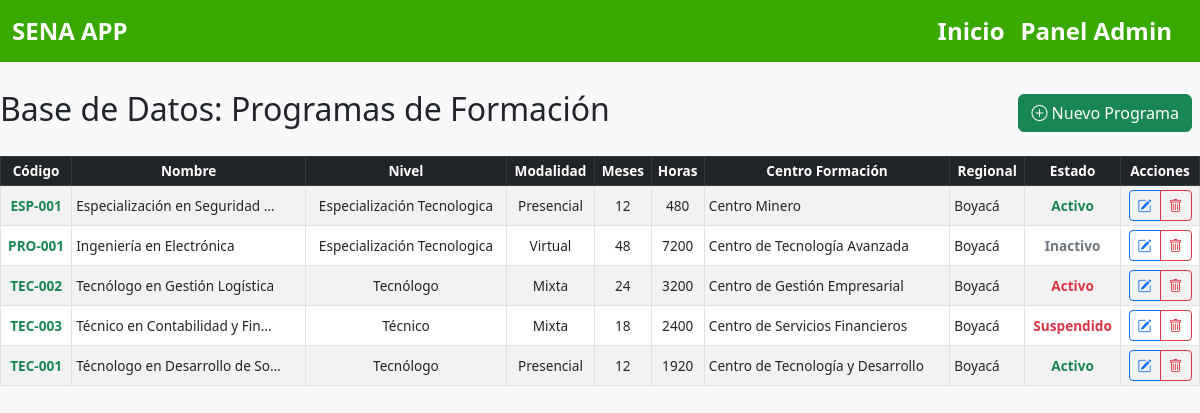
/programas/, run on the app's committed database.
### programas/models.py (models this page shows, shortened)
class Programa(models.Model):
    NIVEL_FORMACION_CHOICES = [
        ('AUX', 'Auxiliar'),
        ('OPE', 'Operario'),
        ('TEC', 'Técnico'),
        ('TGL', 'Tecnólogo'),
        ('ESP', 'Especialización Tecnologica'),
        ('COM', 'Complementario'),
    ]
    MODALIDAD_CHOICES = [
        ('PRE', 'Presencial'),
        ('VIR', 'Virtual'),
        ('MIX', 'Mixta'),
    ]
    MODALIDAD_CHOICES = [
        ('PRE', 'Presencial'),
        ('VIR', 'Virtual'),
        ('MIX', 'Mixta'),
    ]
    ESTADO_CHOICES = [
        ('ACT', 'Activo'),
        ('INA', 'Inactivo'),
        ('SUS', 'Suspendido'),
        ('CAN', 'Cancelado'),
    ]
    codigo = models.CharField(max_length=20, unique=True, verbose_name="Código del Programa")
    nombre = models.CharField(max_length=200, verbose_name="Nombre del Programa")
    nivel_formacion = models.CharField(max_length=3, choices=NIVEL_FORMACION_CHOICES, verbose_name="Nivel de Formación")
    modalidad = models.CharField(max_length=3, choices=MODALIDAD_CHOICES, default='PRE', verbose_name="Modalidad")
    duracion_meses = models.PositiveIntegerField(verbose_name="Duración en Meses")
    duracion_horas = models.PositiveIntegerField(verbose_name="Duración en Horas")
    descripcion = models.TextField(verbose_name="Descripción del Programa")
    competencias = models.TextField(verbose_name="Competencias a Desarrollar")
    perfil_egreso = models.TextField(verbose_name="Perfil de Egreso")
    requisitos_ingreso = models.TextField(verbose_name="Requisitos de Ingreso")
    centro_formacion = models.CharField(max_length=200, verbose_name="Centro de Formación")
    regional = models.CharField(max_length=100, verbose_name="Regional")
    estado = models.CharField(max_length=3, choices=ESTADO_CHOICES, default='ACT', verbose_name="Estado")
    fecha_creacion = models.DateField(verbose_name="Fecha de Creación del Programa")
    fecha_registro = models.DateTimeField(auto_now_add=True, verbose_name="Fecha de Registro")
    class Meta:
        verbose_name = "Programa de Formación"
        verbose_name_plural = "Programas de Formación"
        ordering = ['nombre']

### programas/views.py (the view)
# urls.py: path('', views.ProgramaListView.as_view(), name='lista_programas'),
class ProgramaListView(ListView):
    model = Programa
    template_name = 'programas/all_programas.html'
    context_object_name = 'programas'

### programas/templates/programas/all_programas.html
{% extends "master.html" %}
{% block content %}
<div class="d-flex justify-content-between align-items-center mt-4 mb-3">
    <h2 class="section-title w-100 rounded-0">Base de Datos: Programas de Formación</h2>
    <div class="d-flex flex-row p-2">
        <a href="{% url 'programas:crear_programa' %}" class="btn btn-success text-nowrap">
            <i class="bi bi-plus-circle"></i> Nuevo Programa
        </a>
    </div>
</div>
<div class="table-responsive">
    <table class="table table-striped table-bordered align-middle table-hover table-sm" style="font-size: 0.85rem; white-space: nowrap;">
        <thead class="table-dark text-center">
            <tr>
                <th>Código</th>
                <th>Nombre</th>
                <th>Nivel</th>
                <th>Modalidad</th>
                <th>Meses</th>
                <th>Horas</th>
                <th>Centro Formación</th>
                <th>Regional</th>
                <th>Estado</th>
                <th>Acciones</th> </tr>
        </thead>
        <tbody>
            {% for programa in programas %}
            <tr>
                <td class="text-center">
                    <a href="{% url 'programas:detalle_programa' programa.id %}"
                       class="text-decoration-none fw-bold text-success">
                        {{ programa.codigo }}
                    </a>
                </td>
                <td title="{{ programa.nombre }}">{{ programa.nombre|truncatechars:30 }}</td>
                <td class="text-center">{{ programa.get_nivel_formacion_display }}</td>
                <td class="text-center">{{ programa.get_modalidad_display }}</td>
                <td class="text-center">{{ programa.duracion_meses }}</td>
                <td class="text-center">{{ programa.duracion_horas }}</td>
                <td>{{ programa.centro_formacion }}</td>
                <td>{{ programa.regional }}</td>
                <td class="text-center">
                    {% if programa.estado == 'ACT' %}
                        <span class="text-success fw-bold">Activo</span>
                    {% elif programa.estado == 'INA' %}
                        <span class="text-secondary fw-bold">Inactivo</span>
                    {% else %}
                        <span class="text-danger fw-bold">{{ programa.get_estado_display }}</span>
                    {% endif %}
                </td>
                <td class="text-center">
                    <div class="btn-group btn-group-sm" role="group">
                        <a href="{% url 'programas:editar_programa' programa.id %}" class="btn btn-outline-primary" title="Editar">
                            <i class="bi bi-pencil-square"></i>
                        </a>
                        <a href="{% url 'programas:eliminar_programa' programa.id %}" class="btn btn-outline-danger" title="Eliminar">
                            <i class="bi bi-trash"></i>
                        </a>
                    </div>
                </td>
            </tr>
            {% empty %}
            <tr>
                <td colspan="10" class="text-center p-4 bg-light text-muted">
                    <h3>No se encontraron programas</h3>
                </td>
            </tr>
            {% endfor %}
        </tbody>
    </table>
</div>
{% endblock %}

### aprendices/static/css/estilos.css (style rules this page uses)
body { background-color: #f8f9fa; }

### data on the page
Programa: codigo "ESP-001", nombre "Especialización en Seguridad …", nivel_formacion "Especialización Tecnologica", modalidad "Presencial", duracion_meses "12", duracion_horas "480", centro_formacion "Centro Minero", regional "Boyacá", estado "Activo"
Programa: codigo "PRO-001", nombre "Ingeniería en Electrónica", nivel_formacion "Especialización Tecnologica", modalidad "Virtual", duracion_meses "48", duracion_horas "7200", centro_formacion "Centro de Tecnología Avanzada", regional "Boyacá", estado "Inactivo"
Programa: codigo "TEC-002", nombre "Tecnólogo en Gestión Logística", nivel_formacion "Tecnólogo", modalidad "Mixta", duracion_meses "24", duracion_horas "3200", centro_formacion "Centro de Gestión Empresarial", regional "Boyacá", estado "Activo"
Programa: codigo "TEC-003", nombre "Técnico en Contabilidad y Fin…", nivel_formacion "Técnico", modalidad "Mixta", duracion_meses "18", duracion_horas "2400", centro_formacion "Centro de Servicios Financieros", regional "Boyacá", estado "Suspendido"
Programa: codigo "TEC-001", nombre "Técnologo en Desarrollo de So…", nivel_formacion "Tecnólogo", modalidad "Presencial", duracion_meses "12", duracion_horas "1920", centro_formacion "Centro de Tecnología y Desarrollo", regional "Boyacá", estado "Activo"
